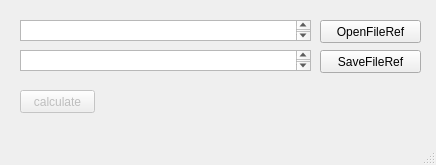
<?xml version="1.0" encoding="UTF-8"?>
<ui version="4.0">
 <class>MainWindow</class>
 <widget class="QMainWindow" name="MainWindow">
  <property name="geometry">
   <rect>
    <x>0</x>
    <y>0</y>
    <width>436</width>
    <height>165</height>
   </rect>
  </property>
  <property name="windowTitle">
   <string>MainWindow</string>
  </property>
  <widget class="QWidget" name="centralwidget">
   <widget class="QPushButton" name="button_open">
    <property name="geometry">
     <rect>
      <x>320</x>
      <y>20</y>
      <width>101</width>
      <height>23</height>
     </rect>
    </property>
    <property name="text">
     <string>OpenFileRef</string>
    </property>
   </widget>
   <widget class="QTextBrowser" name="open_file_path_editor">
    <property name="geometry">
     <rect>
      <x>20</x>
      <y>20</y>
      <width>291</width>
      <height>21</height>
     </rect>
    </property>
   </widget>
   <widget class="QTextBrowser" name="save_file_path_editor">
    <property name="geometry">
     <rect>
      <x>20</x>
      <y>50</y>
      <width>291</width>
      <height>21</height>
     </rect>
    </property>
   </widget>
   <widget class="QPushButton" name="button_save">
    <property name="geometry">
     <rect>
      <x>320</x>
      <y>50</y>
      <width>101</width>
      <height>23</height>
     </rect>
    </property>
    <property name="text">
     <string>SaveFileRef</string>
    </property>
   </widget>
   <widget class="QPushButton" name="button_calculate">
    <property name="enabled">
     <bool>false</bool>
    </property>
    <property name="geometry">
     <rect>
      <x>20</x>
      <y>90</y>
      <width>75</width>
      <height>23</height>
     </rect>
    </property>
    <property name="text">
     <string>calculate</string>
    </property>
   </widget>
  </widget>
  <widget class="QMenuBar" name="menubar">
   <property name="geometry">
    <rect>
     <x>0</x>
     <y>0</y>
     <width>436</width>
     <height>24</height>
    </rect>
   </property>
  </widget>
  <widget class="QStatusBar" name="statusbar"/>
 </widget>
 <resources/>
 <connections/>
</ui>
